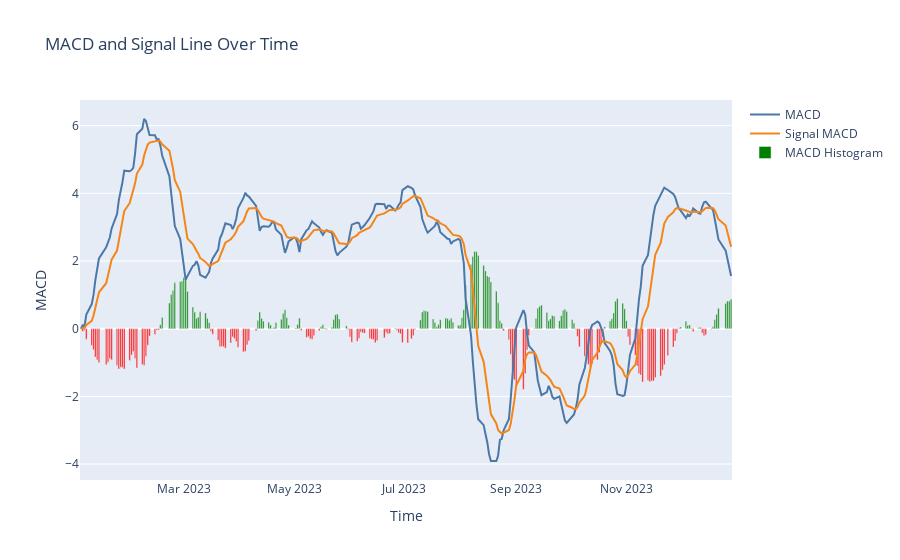

Notebook source saved alongside this figure:
### Code cell
import plotly.graph_objects as go
import pandas as pd

# Assuming you have a DataFrame 'data' with 'MACD' and 'Signal_MACD' columns
# Create traces for MACD, Signal line, and MACD Histogram
data['MACD_Histogram'] = data['Signal_MACD'] - data['MACD']

trace_macd = go.Scatter(x=data.index, y=data['MACD'], mode='lines', name='MACD', line=dict(color='#4C78A8'))
trace_signal = go.Scatter(x=data.index, y=data['Signal_MACD'], mode='lines', name='Signal MACD', line=dict(color='#F58518'))
trace_histogram = go.Bar(x=data.index, y=data['MACD_Histogram'], name='MACD Histogram',
                         marker=dict(color=['red' if val < 0 else 'green' for val in data['MACD_Histogram']]))

# Create layout
layout = go.Layout(title='MACD and Signal Line Over Time',
                   xaxis=dict(title='Time'),
                   yaxis=dict(title='MACD'),
                   showlegend=True)

# Create figure and add traces
fig = go.Figure(data=[trace_macd, trace_signal, trace_histogram], layout=layout)

# Show the figure
fig.show()

### Figure 1 — Plotly figure (JSON) as saved in the notebook; plotly's stock layout.template omitted (floating-point values rounded to 4 significant figures; data arrays with more than 128 entries replaced by an {"elided": "..."} marker saying what was removed)
{"data": [{"line": {"color": "#4C78A8"}, "mode": "lines", "name": "MACD", "type": "scatter", "x": {"elided": "250 str values"}, "y": {"elided": "250 float values"}}, {"line": {"color": "#F58518"}, "mode": "lines", "name": "Signal MACD", "type": "scatter", "x": {"elided": "250 str values"}, "y": {"elided": "250 float values"}}, {"marker": {"color": {"elided": "250 str values"}}, "name": "MACD Histogram", "type": "bar", "x": {"elided": "250 str values"}, "y": {"elided": "250 float values"}}], "layout": {"showlegend": true, "title": {"text": "MACD and Signal Line Over Time"}, "xaxis": {"title": {"text": "Time"}}, "yaxis": {"title": {"text": "MACD"}}}}
